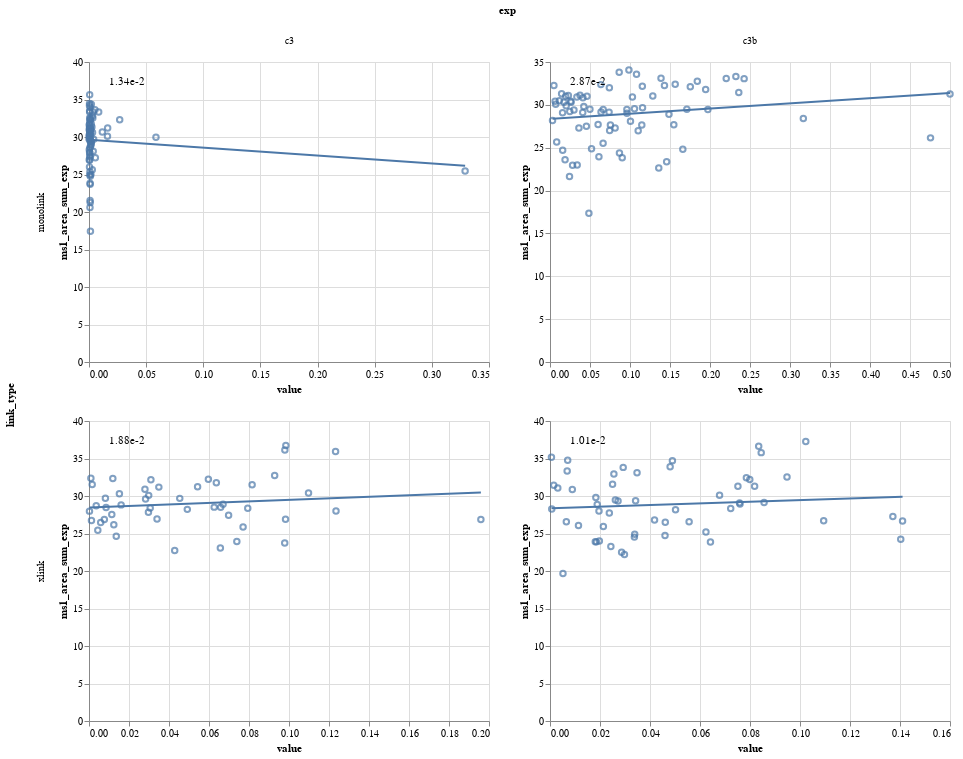

Write notebook code for a chart like this one.
### Code cell
c = alt.Chart(dfs).mark_point().encode(
    x='value',
    y=alt.Y('ms1_area_sum_exp'),
    #color='exp'
)#.transform_calculate(y=alt.expr.pow(alt.datum.t))
regr = c.transform_regression('value', 'ms1_area_sum_exp').mark_line()
params = c.transform_regression(
    'value', 'ms1_area_sum_exp', params=True
).mark_text(align='left').encode(
    x=alt.value(20),  # pixels from left
    y=alt.value(20),  # pixels from top
    text=alt.Text('rSquared:N', format='.2e')
)
c += regr + params
c.facet(
    row='link_type',
    column='exp'
).resolve_scale(x='independent', y='independent')

### Figure 1 — Vega-Lite specification as saved in the notebook (floating-point values rounded to 4 significant figures; data arrays with more than 128 entries replaced by an {"elided": "..."} marker saying what was removed)
{"config": {"view": {"continuousWidth": 400, "continuousHeight": 300}}, "data": {"name": "data-7730ff64e8476108bb854fb6a0dc3f72"}, "facet": {"column": {"type": "nominal", "field": "exp"}, "row": {"type": "nominal", "field": "link_type"}}, "spec": {"layer": [{"mark": "point", "encoding": {"x": {"type": "quantitative", "field": "value"}, "y": {"type": "quantitative", "field": "ms1_area_sum_exp"}}}, {"layer": [{"mark": "line", "encoding": {"x": {"type": "quantitative", "field": "value"}, "y": {"type": "quantitative", "field": "ms1_area_sum_exp"}}, "transform": [{"on": "value", "regression": "ms1_area_sum_exp"}]}, {"mark": {"type": "text", "align": "left"}, "encoding": {"text": {"type": "nominal", "field": "rSquared", "format": ".2e"}, "x": {"value": 20}, "y": {"value": 20}}, "transform": [{"on": "value", "regression": "ms1_area_sum_exp", "params": true}]}]}]}, "resolve": {"scale": {"x": "independent", "y": "independent"}}, "$schema": "https://vega.github.io/schema/vega-lite/v4.8.1.json", "datasets": {"data-7730ff64e8476108bb854fb6a0dc3f72": {"elided": "260 records"}}}
